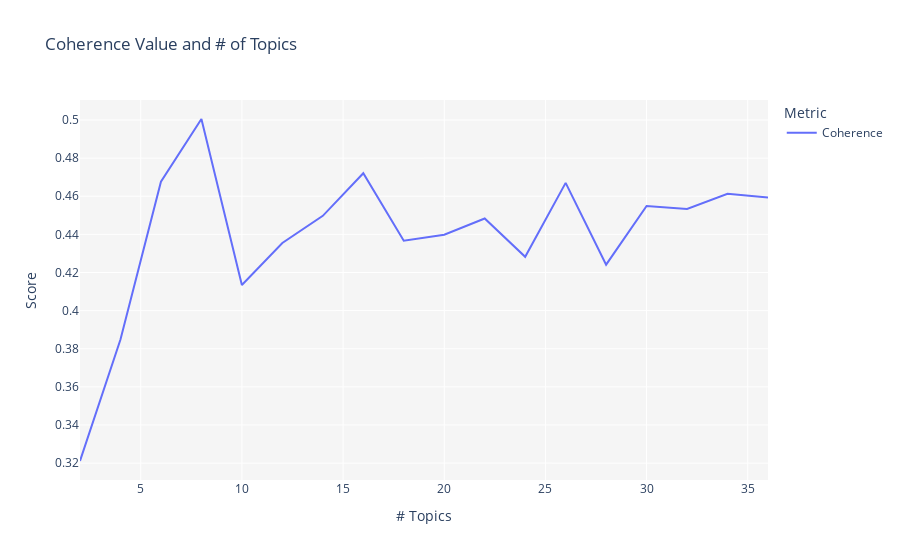

Notebook code cell kept with this figure:
### Markdown cell above
El modelo con la puntuación de coherencia más alta es el mejor modelo basado en criterios de evaluación intrínsecos. Por muy atractivo que pueda parecer, el rendimiento de un modelo de tema no se puede capturar en un número, es decir, la puntuación de coherencia, no viene sin sus desventajas. 

Solo se ha cubierto Coherence en esta Memoria. La otra medida popular es la perplejidad. Captura cuán sorprendido está un modelo de nuevos datos que no ha visto antes, y se mide como la probabilidad logarítmica normalizada de un conjunto de pruebas retenido. Centrándose en la parte de probabilidad logarítmica, se puede pensar en la métrica de perplejidad como una medida de la probabilidad de que se den algunos datos nuevos no vistos en el modelo que se aprendió anteriormente. Es decir, qué tan bien representa o reproduce el modelo las estadísticas de los datos retenidos. Sin embargo, estudios recientes han demostrado que la probabilidad predictiva (o lo que es lo mismo, la perplejidad) y el juicio humano a menudo no están correlacionados, e incluso a veces están ligeramente correlacionados, ya que la optimización de la perplejidad puede no producir temas interpretables por humanos.

### Code cell
custom_grid = [2,4,6,8,10,12,14,16,18,20,22,24,26,28,30,32]

lda = tune_model(model = 'lda', custom_grid = custom_grid ,multi_core = True)

save_model(lda, ruta_modelo)

### Figure 1 — Plotly figure (JSON) as saved in the notebook; plotly's stock layout.template omitted (floating-point values rounded to 4 significant figures)
{"data": [{"hovertemplate": "Metric=Coherence<br># Topics=%{x}<br>Score=%{y}<extra></extra>", "legendgroup": "Coherence", "line": {"color": "#636efa", "dash": "solid", "shape": "linear"}, "mode": "lines", "name": "Coherence", "orientation": "v", "showlegend": true, "type": "scatter", "x": [2, 4, 6, 8, 10, 12, 14, 16, 18, 20, 22, 24, 26, 28, 30, 32, 34, 36], "xaxis": "x", "y": [0.3211, 0.3849, 0.4677, 0.5005, 0.4134, 0.4355, 0.4497, 0.4721, 0.4367, 0.4398, 0.4483, 0.4282, 0.467, 0.4241, 0.4549, 0.4533, 0.4613, 0.4594], "yaxis": "y"}], "layout": {"legend": {"title": {"text": "Metric"}, "tracegroupgap": 0}, "plot_bgcolor": "rgb(245,245,245)", "title": {"text": "Coherence Value and # of Topics"}, "xaxis": {"anchor": "y", "domain": [0, 1], "title": {"text": "# Topics"}}, "yaxis": {"anchor": "x", "domain": [0, 1], "title": {"text": "Score"}}}}
